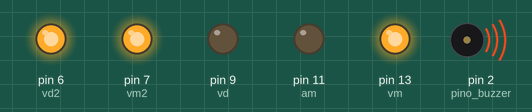
Recording of a sketch running on a simulated Arduino Uno, built with avr-gcc and run on an emulated ATmega328P. On the bench: output pins drawn as LEDs (lit = HIGH), buzzer (waves = sounding).

Above: at 0.2 s.
At 3.8 s:
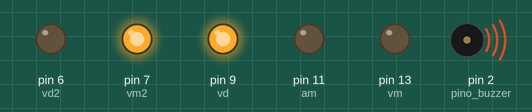
At 7.5 s:
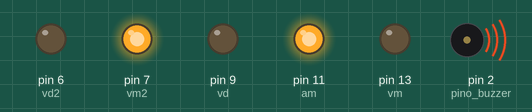
At 11.0 s:
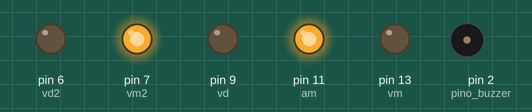
At 13.8 s:
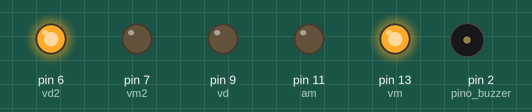
Timing chart, 0 to 18.2 s (numbered marks = the images above):
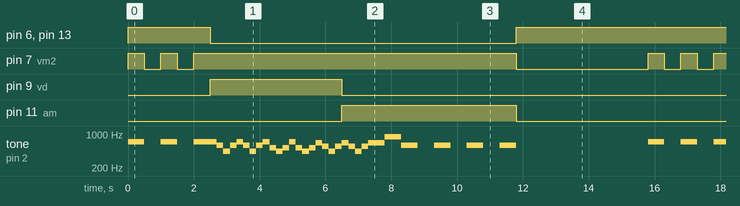

The sketch:

animouses.ino
```cpp
// Semáforo para deficientes visuais - toca música
const int pino_buzzer = 2;
const int vm = 13;
const int am = 11;
const int vd = 9;
const int vm2 = 7;
const int vd2 = 6;

const int A = 440; //A4
const int a2 = 880; //A5
const int C = 523; //C5
const int c = 554; //C5#
const int D = 587; //D5
const int F = 698; //F5
const int E = 659; //E5
//identificando dispositivos e notas musicais

void setup(){
pinMode(pino_buzzer, OUTPUT);
pinMode(vm, OUTPUT);
pinMode(vd, OUTPUT);
pinMode(am, OUTPUT);
pinMode(vm2, OUTPUT);
pinMode(vd2, OUTPUT);
}
// Define os dispositivos como sáida

void loop(){
  digitalWrite(vm, HIGH);
  digitalWrite(am, LOW);
  digitalWrite(vd, LOW);
  //sinal vermelho carros
  digitalWrite(vd2, HIGH);
  //sinal verde pedestres
  digitalWrite(vm2, HIGH);
  tone(pino_buzzer, F);
  delay(500);
  digitalWrite(vm2, LOW);
  noTone(pino_buzzer);
  delay(500);
  digitalWrite(vm2, HIGH);
  tone(pino_buzzer, F);
  delay(500);
  digitalWrite(vm2, LOW);
  noTone(pino_buzzer);
  delay(500);
  digitalWrite(vm2, HIGH);
  tone(pino_buzzer, F);
  delay(500);
  //sinal vermelho piscando para alertar pedestres

  digitalWrite(vm, LOW);
  digitalWrite(am, LOW);
  digitalWrite(vd, HIGH);
  //sinal verde carros
  digitalWrite(vm2, HIGH);
  digitalWrite(vd2, LOW);
  //sinal vermelho pedestres
  tone(pino_buzzer, F);
delay(200);
tone(pino_buzzer, D);
delay(200);
tone(pino_buzzer, A);
delay(200);
tone(pino_buzzer, D);
delay(200);
tone(pino_buzzer, F);
delay(200);
  tone(pino_buzzer, D);
delay(200);
tone(pino_buzzer, A);
delay(200);
tone(pino_buzzer, D);
delay(200);
tone(pino_buzzer, F);
delay(200);
tone(pino_buzzer, C);
delay(200);
  tone(pino_buzzer, A);
delay(200);
tone(pino_buzzer, C);
delay(200);
tone(pino_buzzer, F);
delay(200);
tone(pino_buzzer, C);
delay(200);
tone(pino_buzzer, A);
delay(200);
  tone(pino_buzzer, C);
delay(200);
tone(pino_buzzer, E);
delay(200);
tone(pino_buzzer, c);
delay(200);
tone(pino_buzzer, A);
delay(200);
tone(pino_buzzer, c);
delay(200);
  //espera 4 segundos

  digitalWrite(vm, LOW);
  digitalWrite(am, HIGH);
  digitalWrite(vd, LOW);
  //sinal amarelo carros
  //sinal se mantém vermelho para pedestres
  tone(pino_buzzer, E);
delay(200);
tone(pino_buzzer, c);
delay(200);
tone(pino_buzzer, A);
delay(200);
tone(pino_buzzer, c);
delay(200);
  tone(pino_buzzer, E);
delay(500);
tone(pino_buzzer, a2);
delay(500);
tone(pino_buzzer, D);
delay(500);
  noTone(pino_buzzer);
 delay(500);
  tone(pino_buzzer, D);
 delay(500);
  noTone(pino_buzzer);
 delay(500);
  tone(pino_buzzer, D);
 delay(500);
  noTone(pino_buzzer);
 delay(500);
  tone(pino_buzzer, D);
 delay(500);
  // espera 5,3 segundos enquanto toca música

  noTone(pino_buzzer);
  digitalWrite(vm, HIGH);
  digitalWrite(am, LOW);
  digitalWrite(vd, LOW);
  //sinal vermelho carros
  digitalWrite(vm2, LOW);
  digitalWrite(vd2, HIGH);
  delay(4000);
  //sinal verde pedestres
}
```

Measured:
- by itself, pin 6 (vd2), pin 13 (vm): repeats every 15.8 s: LOW 9.3 s, HIGH 6.5 s
- by itself, pin 7 (vm2): repeats every 15.8 s: LOW 0.50 s, HIGH 0.50 s, LOW 0.50 s, HIGH 9.8 s, LOW 4.0 s, HIGH 0.50 s
- by itself, pin 9 (vd): alternates HIGH for 4.0 s and LOW for 11.8 s
- by itself, pin 11 (am): alternates HIGH for 5.3 s and LOW for 10.5 s
- by itself, tone on pin 2 (pino_buzzer): plays 698 Hz for 0.50 s, 698 Hz for 0.50 s, 698 Hz for 0.70 s, 587 Hz for 0.20 s, 440 Hz for 0.20 s, 587 Hz for 0.20 s … (264 notes in this stretch)
